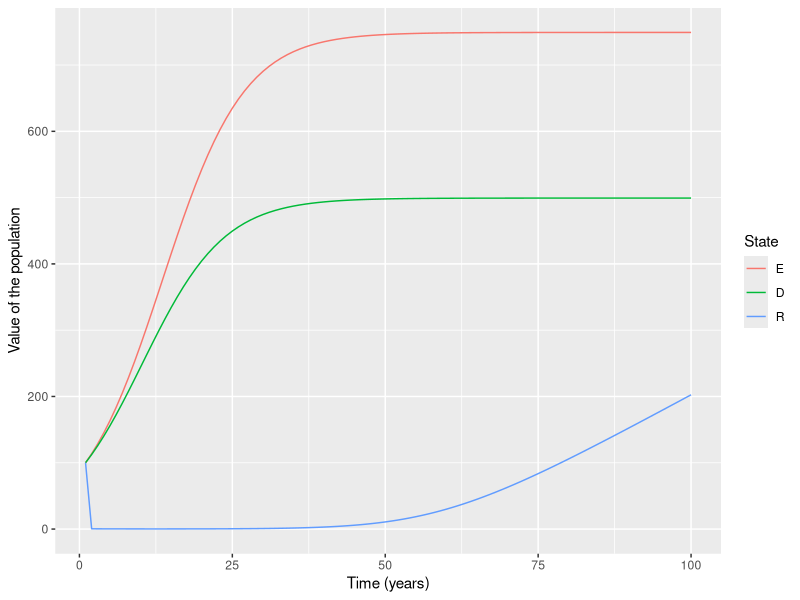

Here is the R script that generated this plot:
rm(list = ls())

#Load required libraries
library(ggplot2)
library(deSolve)
library(reshape2)

# Time points
time=seq(from=1,to=100,by=1)

mue <- 0.12
mud <- 0.1
pi  <- 5
b1  <- 0.55
b2  <- 0.45
K1  <- 750
K2  <- 500
r   <- 0.15

parameters <- c(mue, mud, pi, b1, b2)
initial_state_values <- c(E=100,D=100,R=100)

# SIR model function 
si_model <- function(time,state,parameters){
  with(as.list(c(state,parameters)),{
  E = r*E*(1-(E/K1)) - mue
  D = r*D*(1-(D/K2)) - mud
  R = pi - b1*E*R - b2*D*R
    return(list(c(E, D,R)))
  }
  )
}


#Solving the differential equations
output<-as.data.frame(ode(y=initial_state_values,func = si_model,parms=parameters,times = time))
out_long=melt(output,id="time")

plot <- ggplot(data = out_long,          
               aes(x = time, y = value, colour = variable, group = variable)) +  
  geom_line() +xlab("Time (years)")+ylab("Value of the population")+scale_color_discrete(name="State")
